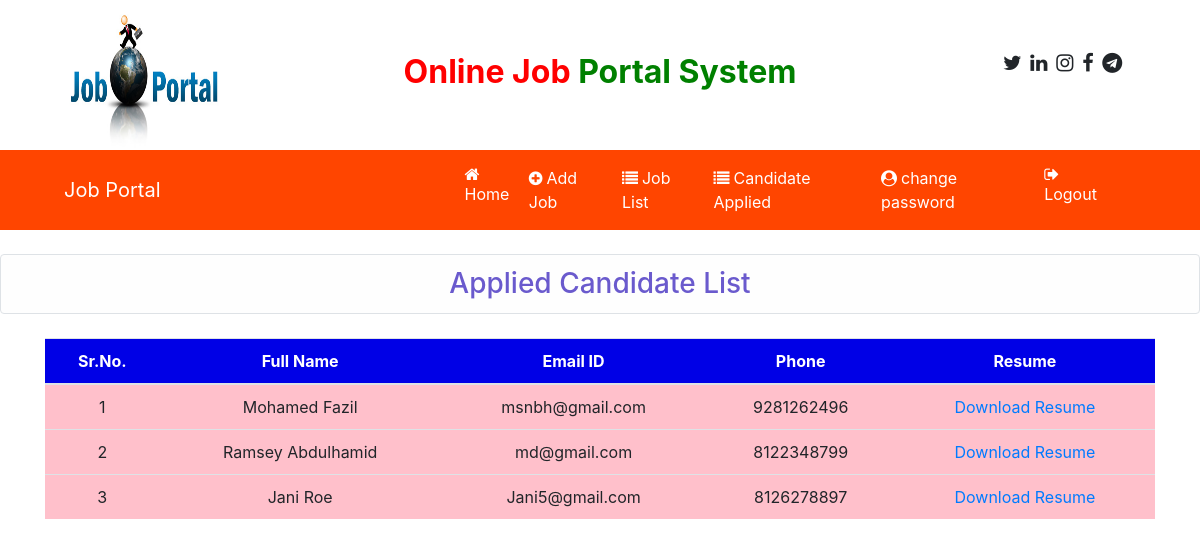
The app's page /applied_candidatelist with its own data.
### job/models.py (models this page shows, shortened)
class Student(models.Model):
    user = models.ForeignKey(User, on_delete=models.CASCADE, null=True)
    first_name = models.CharField(max_length=60)
    last_name = models.CharField(max_length=50)
    gender = models.CharField(max_length=50, null=True)
    resume = models.FileField(null=True)
    phone = models.CharField(max_length=15)
    email = models.EmailField()
    password = models.CharField(max_length=500, null=True)

### job/views.py (the view)
# urls.py: path('applied_candidatelist', applied_candidatelist, name="applied_candidatelist"),
def applied_candidatelist(request):
    data = Student.objects.all()
    d = {'data': data}
    return render(request, 'applied_candidatelist.html', d)

### job/templates/applied_candidatelist.html (shortened to what this page needs)
{% load static %}
{% block body %}
{% include 'recruiter_navigation.html' %}
<h3 class="alert alert-light border rounded mt-4 mb-4 text-center " style="color:slateblue "> Applied Candidate List </h3>
<div class = container>
<table class="table table-hover " id="example"  style="width:100%">
    <thead>
    <tr style ="background-color:#0000E6 ; color:white">
        <th>Sr.No.</th>
        <th>Full Name</th>
        <th>Email ID</th>
        <th>Phone</th>
        <th>Resume</th>
    </tr>
    </thead>
    <tbody>
    {% for i in data %}
    <tr style = "background-color:#FFC0CB">
        <td>{{forloop.counter}}</td>
        <td>{{i.first_name}} {{i.last_name}}</td>
        <td>{{i.email}}</td>
        <td>{{i.phone}}</td>
        <td><a href="{{i.student.resume}}">Download Resume</a></td>
         </tr>
    {% endfor %}
    </tbody>
</table>
</div>
{% endblock %}

### job/templates/applied_candidatelist.html (style rules this page uses)
tr { text-align:center }

### records on screen
Student: first_name "Mohamed", last_name "Fazil", email "msnbh@gmail.com", phone "9281262496"
Student: first_name "Ramsey", last_name "Abdulhamid", email "md@gmail.com", phone "8122348799"
Student: first_name "Jani", last_name "Roe", email "Jani5@gmail.com", phone "8126278897"
